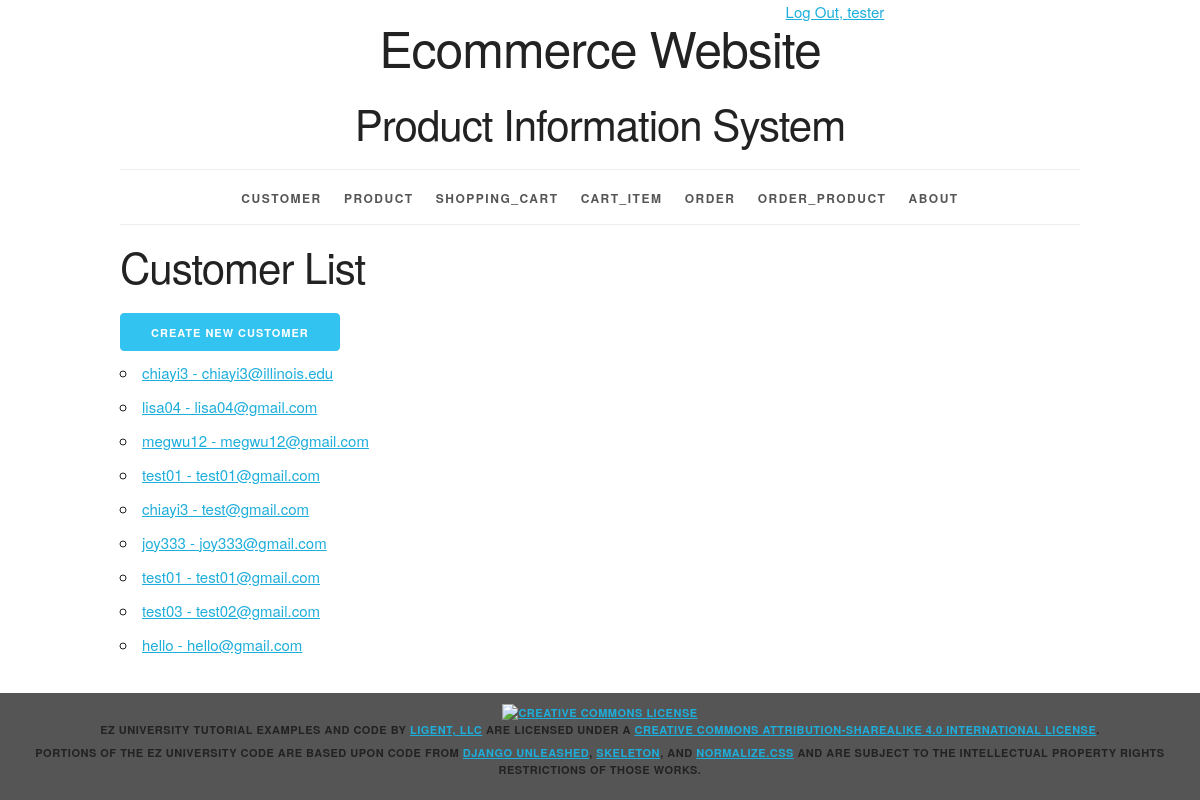
Page /customer/ (signed in) on the earlier database version.
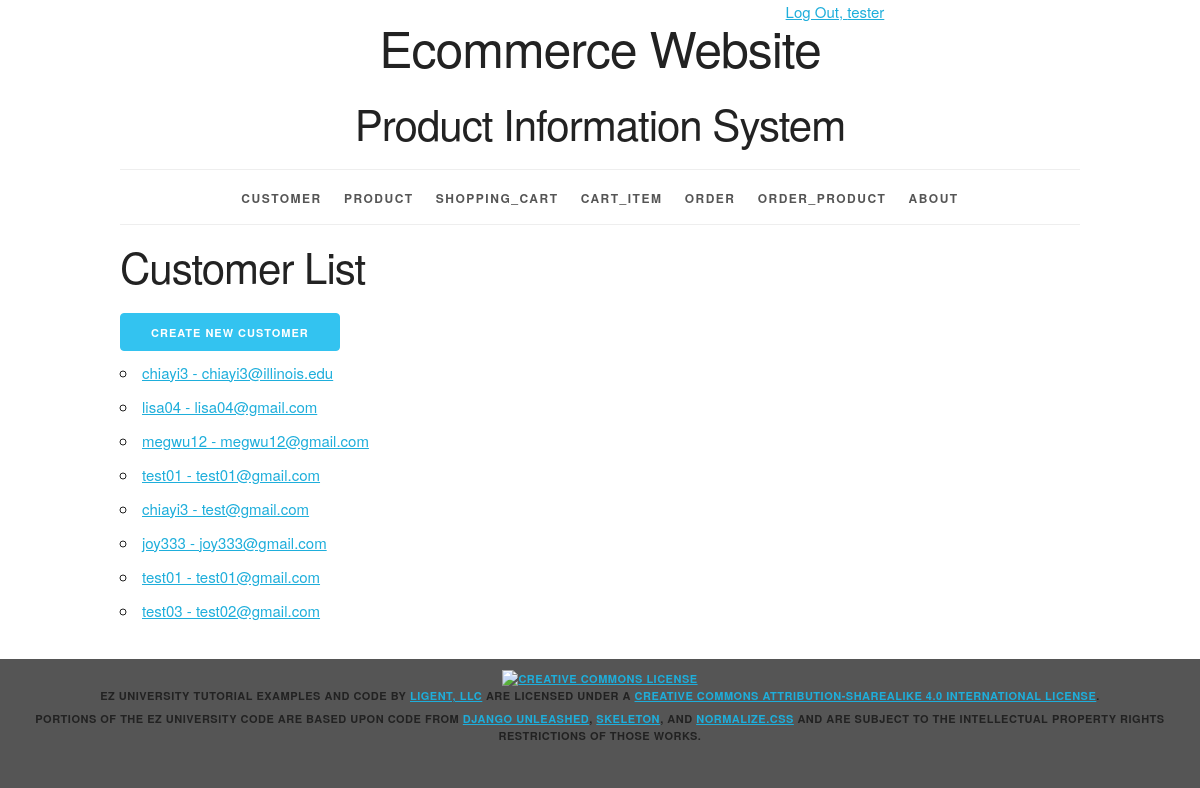
Same page on the later database version.
### productinfo/models.py (models this page shows, shortened)
class Customer(models.Model):
	customer_id = models.AutoField(primary_key=True)
	first_name = models.CharField(max_length=45)
	last_name = models.CharField(max_length=45)
	disambiguator = models.CharField(max_length=45, blank=True, default='')
	username = models.CharField(max_length=45)
	password = models.CharField(max_length=45)
	email = models.CharField(max_length=225)
	sm_id = models.ForeignKey(Shipping_Method, related_name='customers', on_delete=models.PROTECT)
	pm_id = models.ForeignKey(Payment_Method, related_name='customers', on_delete=models.PROTECT)
	def __str__(self):
		return f'{self.username} - {self.email}'
	def get_absolute_url(self):
		return reverse('productinfo_customer_detail_urlpattern',
					   kwargs={'pk':self.pk}
					   )
	class Meta:
		ordering = ['customer_id']
		constraints = [
			UniqueConstraint(fields=['username', 'email', 'disambiguator'], name='unique_customer')
		]

### productinfo/views.py (the view)
class CustomerList(LoginRequiredMixin, PermissionRequiredMixin, ListView):
	model = Customer
	permission_required = 'productinfo.view_customer'

### productinfo/templates/productinfo/customer_list.html (shortened to what this page needs)
{% extends 'productinfo/base.html' %}
{% block content %}
    <h2>Customer List</h2>
    <div>
    {% if perms.productinfo.add_customer %}
    <a href="{% url 'productinfo_customer_create_urlpattern' %}" class="button button-primary">
        Create New Customer
    </a>
    {% endif %}
    </div>
    <ul>
        {% for customer in customer_list %}
        <li>
            <a href="{{ customer.get_absolute_url }}">{{ customer }}</a>
        </li>
        {% empty %}
        <li><em>There are currently no customers available.</em></li>
        {% endfor %}
    </ul>
{% endblock %}

### productinfo/templates/productinfo/base.html (shortened to what this page needs)
{% load static %}
<!DOCTYPE html>
<html lang="en">
<head>
    <link rel="stylesheet" type="text/css"
          href="{% static 'productinfo/normalize.css' %}">
    <link rel="stylesheet" type="text/css"
          href="{% static 'productinfo/skeleton.css' %}">
    <link rel="stylesheet" type="text/css"
          href="{% static 'productinfo/style.css' %}">
</head>
<body>
<div class="container">
    <div class="status row">
        <div class="offset-by-eight four columns">
            <ul class="inline">
                {% if user.is_authenticated %}
                    <li><a href="{% url 'logout_urlpattern' %}">
                        Log Out, {{ user.get_username }}</a></li>
                {% else %}
                    <li><a href="{% url 'login_urlpattern' %}">
                        Log In</a></li>
                {% endif %}
            </ul>
        </div>
    </div>
    <header class="row">
        <div class="offset-by-one ten columns">
            <h1>Ecommerce Website</h1>
            <h2>Product Information System</h2>
        </div>
    </header>
    <nav>
        <ul>
            {% if perms.productinfo.view_customer %}
            <li>
                <a href="{% url 'productinfo_customer_list_urlpattern' %}">
                    Customer</a></li>
            {% endif %}
            {% if perms.productinfo.view_product %}
            <li>
                <a href="{% url 'productinfo_product_list_urlpattern' %}">
                    Product</a></li>
            {% endif %}
            {% if perms.productinfo.view_shopping_cart %}
            <li>
                <a href="{% url 'productinfo_shopping_cart_list_urlpattern' %}">
                    Shopping_Cart</a></li>
            {% endif %}
            {% if perms.productinfo.view_cart_item %}
            <li>
                <a href="{% url 'productinfo_cart_item_list_urlpattern' %}">
                    Cart_Item</a></li>
            {% endif %}
            {% if perms.productinfo.view_order %}
            <li>
                <a href="{% url 'productinfo_order_list_urlpattern' %}">
                    Order</a></li>
            {% endif %}
            {% if perms.productinfo.view_order_product %}
            <li>
                <a href="{% url 'productinfo_order_product_list_urlpattern' %}">
                    Order_Product</a></li>
            {% endif %}
            <li>
                <a href="{% url 'about_urlpattern' %}">
                    About
                </a>
            </li>
        </ul>
    </nav>
    <main>
        {% block content %}{% endblock %}
    </main>
</div>
<footer>
    <p>
        <a rel="license" href="http://creativecommons.org/licenses/by-sa/4.0/">
            <img alt="Creative Commons License" style="border-width:0"
                 src="https://i.creativecommons.org/l/by-sa/4.0/88x31.png"/>
        </a><br/><span property="dct:title">EZ University Tutorial Examples and Code</span>
        by
        <a href="https://www.ligent.net" property="cc:attributionName"
           rel="cc:attributionURL">Ligent, LLC</a> are licensed under a
        <a rel="license" href="http://creativecommons.org/licenses/by-sa/4.0/">Creative Commons Attribution-ShareAlike
            4.0 International License</a>.
    </p>
    <p>Portions of the EZ University code are based upon code from
        <a href="https://django-unleashed.com">Django Unleashed</a>,
        <a href="http://getskeleton.com/">Skeleton</a>, and
        <a href="https://necolas.github.io/normalize.css/">Normalize.css</a> and
        are subject to the intellectual property rights restrictions of those works.
    </p>
</footer>
</body>
</html>

### productinfo/static/productinfo/skeleton.css (style rules this page uses)
.container { position: relative; width: 100%; max-width: 960px; margin: 0 auto; padding: 0 20px; box-sizing: border-box; }
.column, .columns { width: 100%; float: left; box-sizing: border-box; }
@media (min-width: 400px) { .container { width: 85%; padding: 0; } }
@media (min-width: 550px) { .container { width: 80%; } }
@media (min-width: 550px) { .column, .columns { margin-left: 4%; } }
@media (min-width: 550px) { .column:first-child, .columns:first-child { margin-left: 0; } }
@media (min-width: 550px) { .four.columns { width: 30.6666666667%; } }
@media (min-width: 550px) { .ten.columns { width: 82.6666666667%; } }
@media (min-width: 550px) { .offset-by-one.column, .offset-by-one.columns { margin-left: 8.66666666667%; } }
@media (min-width: 550px) { .offset-by-eight.column, .offset-by-eight.columns { margin-left: 69.3333333333%; } }
html { font-size: 62.5%; }
body { font-size: 1.5em; line-height: 1.6; font-weight: 400; font-family: "Raleway", "HelveticaNeue", "Helvetica Neue", Helvetica, Arial, sans-serif; color: #222; }
h1, h2, h3, h4, h5, h6 { margin-top: 0; margin-bottom: 2rem; font-weight: 300; }
h1 { font-size: 4.0rem; line-height: 1.2; letter-spacing: -.1rem; }
h2 { font-size: 3.6rem; line-height: 1.25; letter-spacing: -.1rem; }
@media (min-width: 550px) { h1 { font-size: 5.0rem; } }
@media (min-width: 550px) { h2 { font-size: 4.2rem; } }
p { margin-top: 0; }
a { color: #1EAEDB; }
.button, button, input[type="submit"], input[type="reset"], input[type="button"] { display: inline-block; height: 38px; padding: 0 30px; color: #555; text-align: center; font-size: 11px; font-weight: 600; line-height: 38px; letter-spacing: .1rem; text-transform: uppercase; text-decoration: none; white-space: nowrap; background-color: transparent; border-radius: 4px; border: 1px solid #bbb; cursor: pointer; box-sizing: border-box; }
.button.button-primary, button.button-primary, input[type="submit"].button-primary, input[type="reset"].button-primary, input[type="button"].button-primary { color: #FFF; background-color: #33C3F0; border-color: #33C3F0; }
ul { list-style: circle inside; }
ol, ul { padding-left: 0; margin-top: 0; }
li { margin-bottom: 1rem; }
button, .button { margin-bottom: 1rem; }
pre, blockquote, dl, figure, table, p, ul, ol, form { margin-bottom: 2.5rem; }
.container:after, .row:after, .u-cf { content: ""; display: table; clear: both; }

### productinfo/static/productinfo/style.css (style rules this page uses)
html { height: 100%; background-color: #555; }
body { background-color: white; }
body>div>header { text-align: center;; }
header h1 { display: inline-block; font-weight: normal; font-style: normal; width: 100%; margin-top: 0; padding-top: 0; }
nav { border-top: 1px solid #eee; width: 100%; border-bottom: 1px solid #eee; margin: 0 0 1em; padding: 0; }
nav ul { margin: 0; padding: 1em 0; list-style-type: none; text-align: center; }
nav ul li { display: inline; padding: 0; margin: 0 0.25em; font-weight: 600; text-transform: uppercase; text-align: center; font-size: 1rem; letter-spacing: .10rem; }
@media (min-width: 400px) { nav ul li { letter-spacing: .15rem; font-size: 1.2rem; margin: 0 0.5em; } }
@media (min-width: 550px) { nav ul li { margin: 0 0.75em; } }
nav ul li a { color: #555; text-decoration: none; background-color: transparent; cursor: pointer; }
.inline { list-style-type: none; padding: 0; margin: 0 0 -0.5em; }
.inline li { display: inline; }
body>footer { width: 100%; background-color: #555; font-size: 1.1rem; letter-spacing: .05rem; font-weight: 600; text-transform: uppercase; text-align: center; padding: 1em 0; margin: 1em 0; }
body>footer p { margin-bottom: 0.5rem; }

Differences in the rows shown:
removed Customer: username+email "hello - hello@gmail.com"
